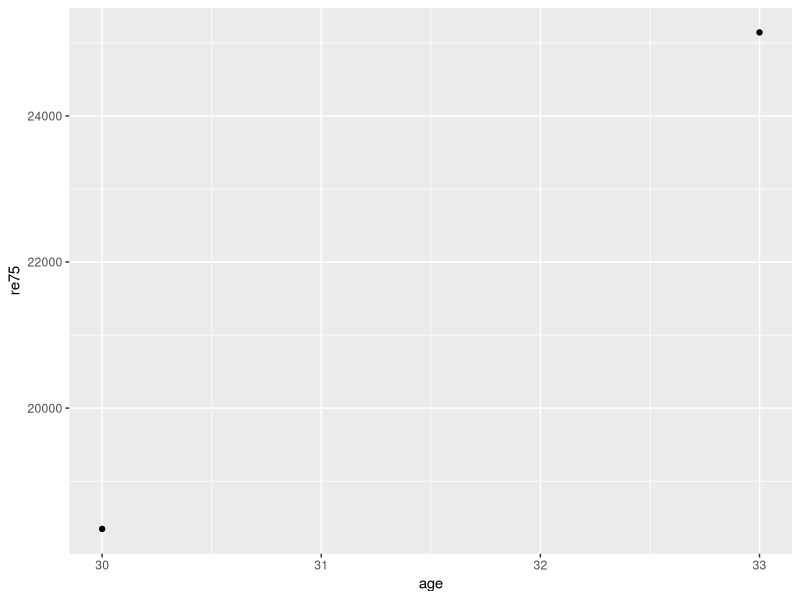
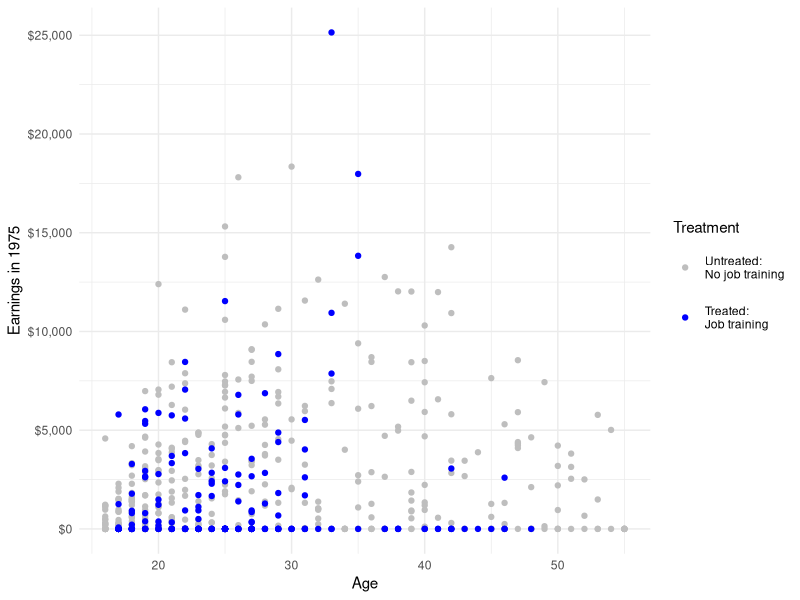
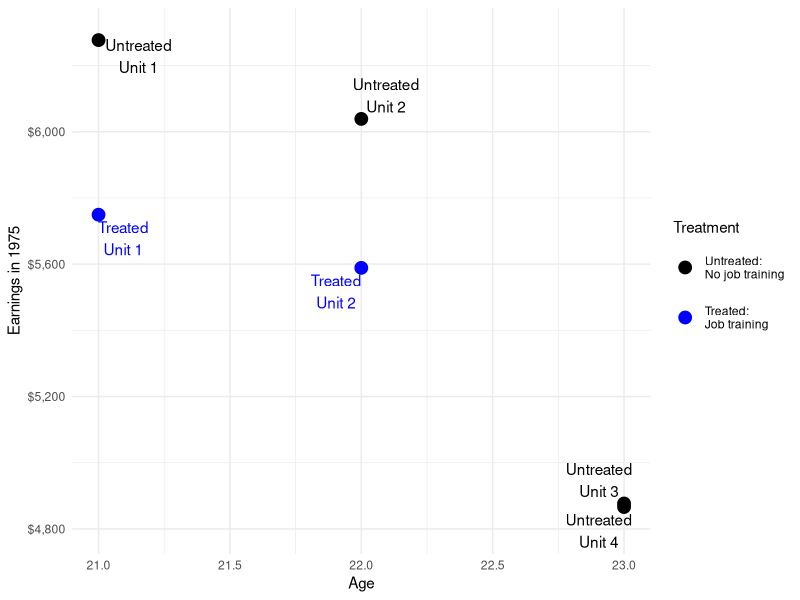
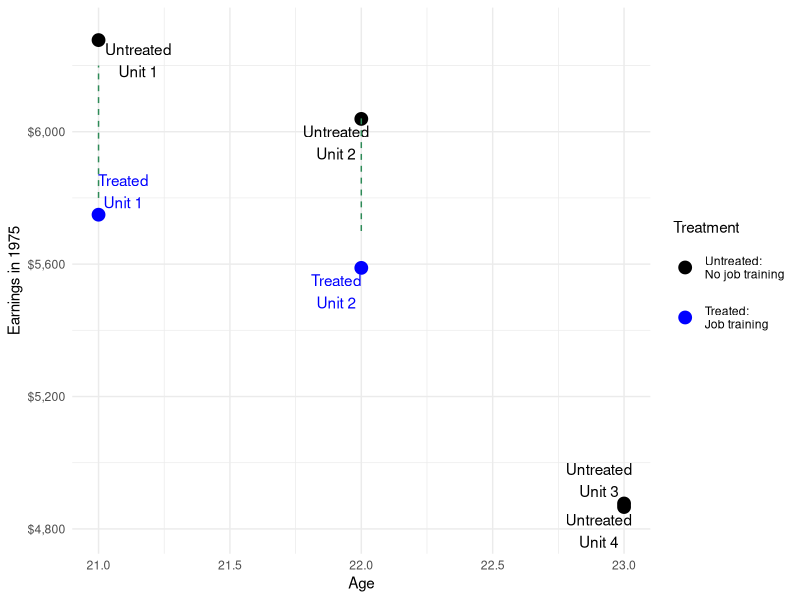
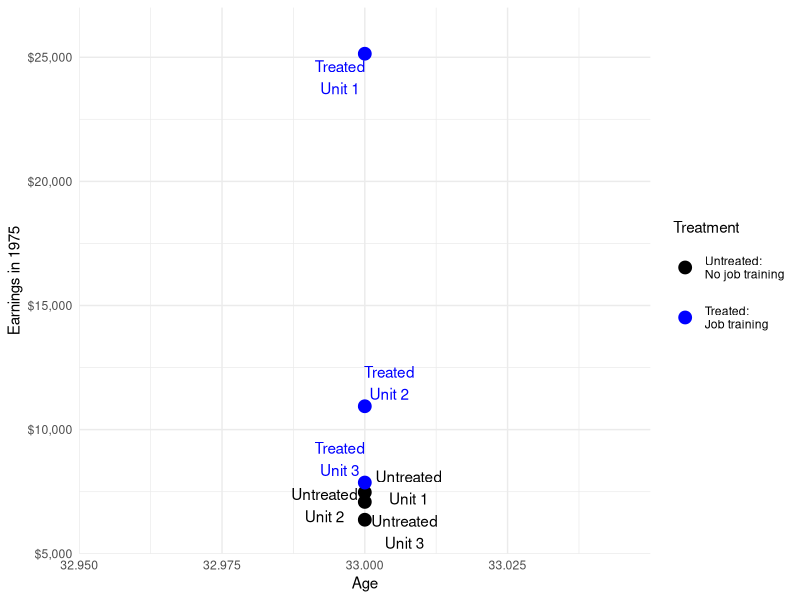
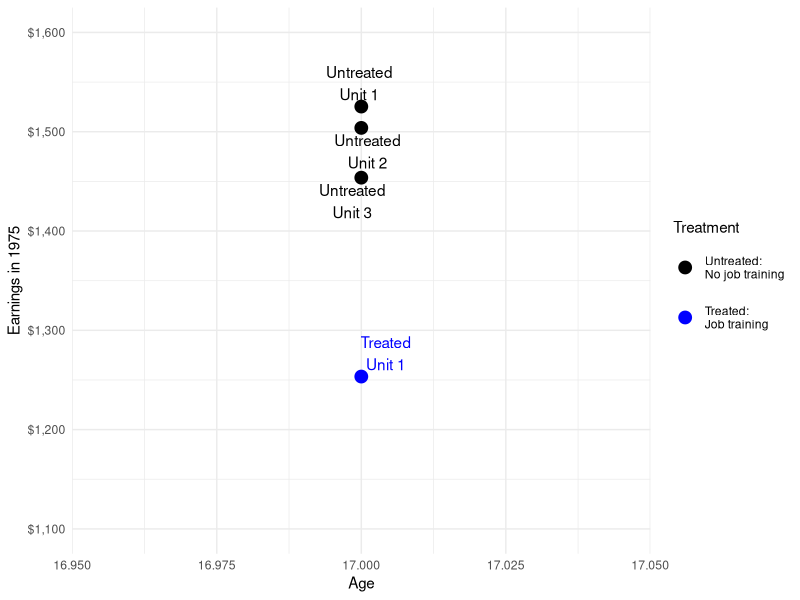
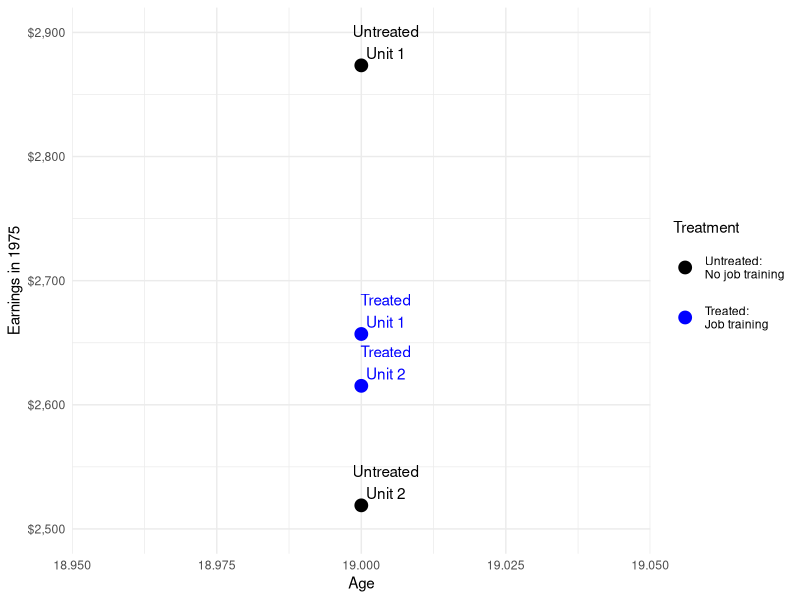
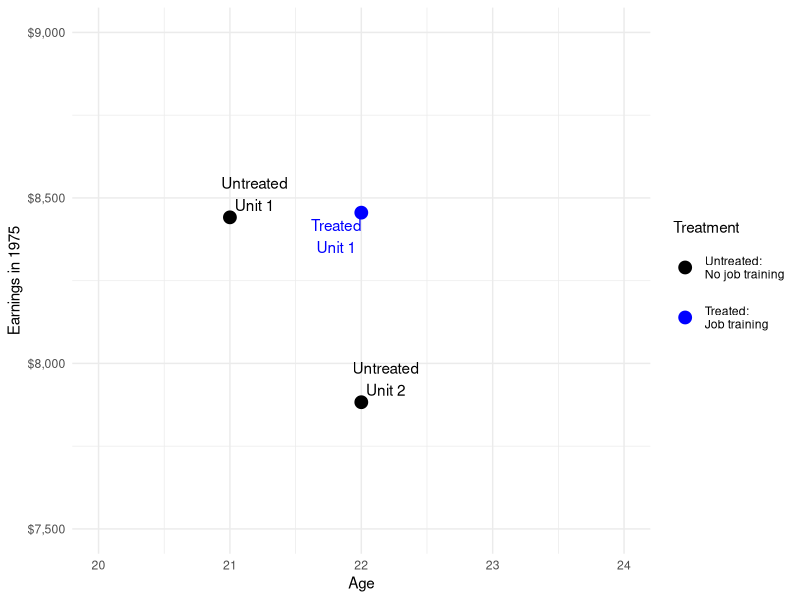

Recreate these plots in R, in order.


library(tidyverse)
library(MatchIt)

data("lalonde", package = "MatchIt")

# Example for illustration

m.out <- matchit(
  treat ~ age + re75, 
  data = lalonde |> select(treat, age, re75),
  method = "nearest",
  replace = T
)

# Code just for me: Find worst match
get_matches(m.out) |>
  tibble() |>
  group_by(subclass) |>
  mutate(total_distance = abs(diff(distance))) |>
  ungroup() |>
  arrange(-total_distance) |>
  slice_head(n = 1) |>
  select(subclass) |>
  left_join(get_matches(m.out), by = join_by(subclass)) |>
  ggplot(aes(x = age, y = re75)) +
  geom_point()

lalonde |>
  #filter(age >= 25 & age <= 40) |>
  #filter(re75 >= 10e3 & re75 <= 40e3) |>
  arrange(treat) |>
  ggplot(aes(x = age, y = re75, color = factor(treat))) +
  geom_point() +
  scale_y_continuous(
    name = "Earnings in 1975",
    labels = scales::label_currency()
  ) +
  scale_color_manual(
    values = c('gray','blue'),
    labels = c("Untreated:\nNo job training","Treated:\nJob training"),
    name = "Treatment"
  ) +
  scale_x_continuous(
    name = "Age"
  ) +
  theme_minimal() +
  theme(legend.key.height = unit(.5,"in"))
ggsave("figures/lalonde_data.pdf", height = 3, width = 5)

# Function to make plot
make_plot <- function(xrange, yrange, hjust = .5, vjust = -.5) {
  lalonde |>
    filter(age >= xrange[1] & age <= xrange[2]) |>
    filter(re75 >= yrange[1] & re75 <= yrange[2]) |>    
    arrange(treat, -re75) |>
    group_by(treat) |>
    mutate(label = paste(ifelse(treat,"Treated\nUnit","Untreated\nUnit"),1:n())) |>
    ggplot(aes(x = age, y = re75, color = factor(treat))) +
    geom_point(size = 4) +
    #geom_text(aes(label = label),
    #          show.legend = F, vjust = vjust, hjust = hjust) +
    ggrepel::geom_text_repel(aes(label = label),
                             show.legend = F) +
    scale_color_manual(
      values = c('black','blue'),
      labels = c("Untreated:\nNo job training","Treated:\nJob training"),
      name = "Treatment"
    ) +
    scale_y_continuous(
      limits = yrange,
      name = "Earnings in 1975",
      labels = scales::label_currency()
    ) +
    scale_x_continuous(
      limits = xrange,
      name = "Age"
    ) +
    theme_minimal() +
    theme(legend.key.height = unit(.5,"in"))
}

# Basic idea
make_plot(
  yrange = c(4.8e3,6.3e3),
  xrange = c(21,23),
)
ggsave("figures/lalonde_basic.pdf", height = 3, width = 5)
make_plot(
  yrange = c(4.8e3,6.3e3),
  xrange = c(21,23),
) +
  annotate(geom = "segment", x = 21, y = 5.8e3, yend = 6.2e3,
           color = "seagreen", linetype = "dashed") +
  annotate(geom = "segment", x = 22, y = 5.7e3, yend = 6.05e3,
           color = "seagreen", linetype = "dashed")
ggsave("figures/lalonde_basic_2.pdf", height = 3, width = 5)

# Caliper
make_plot(
  yrange = c(6e3,26e3),
  xrange = c(33,33)
)
ggsave("figures/lalonde_caliper.pdf", height = 3, width = 5)

# make_plot(
#   yrange = c(17e3,26e3),
#   xrange = c(24,36)
# )

# k:1
make_plot(
  yrange = c(1.1e3,1.6e3),
  xrange = c(17,17)
)
ggsave("figures/lalonde_k1.pdf", height = 3, width = 5)

# With replacement, and greedy vs optimal
make_plot(
  yrange = c(2.5e3,2.9e3),
  xrange = c(19,19)
)
ggsave("figures/lalonde_replacement.pdf", height = 3, width = 5)

# Multivariate matching
make_plot(
  yrange = c(7.5e3,9e3),
  xrange = c(20,24)
)
ggsave("figures/lalonde_multivariate.pdf", height = 3, width = 5)
